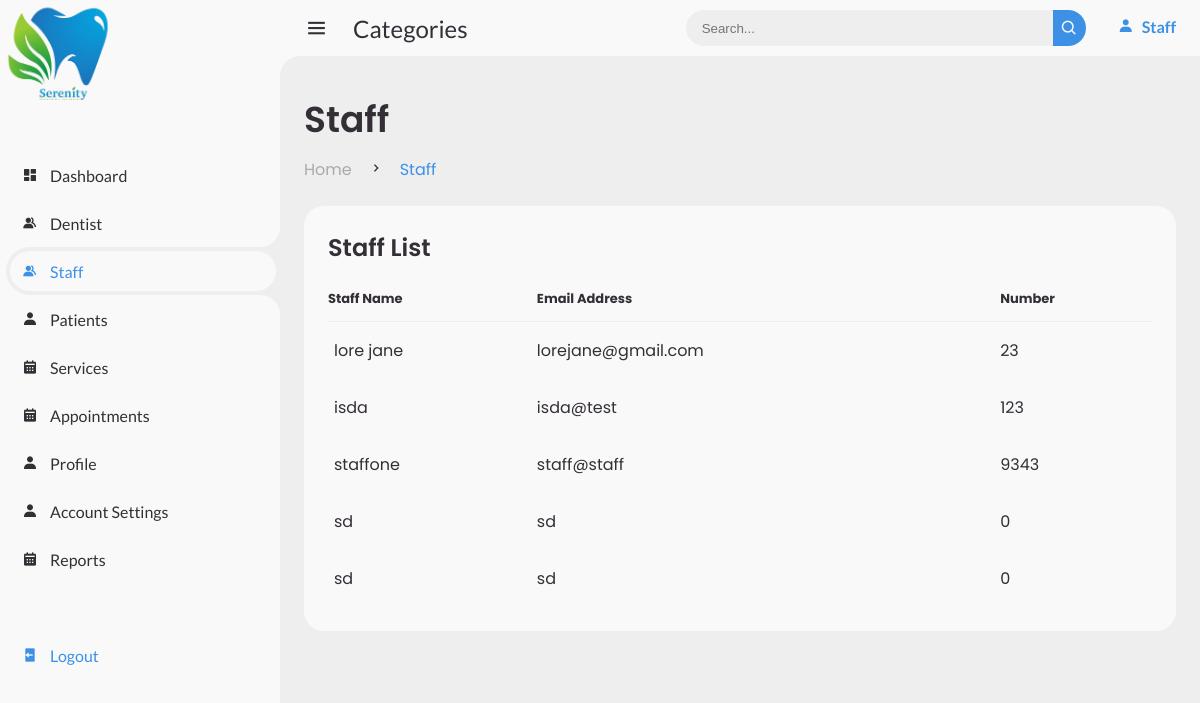
Page /staff.php on the committed database.
### tables this page shows
CREATE TABLE `tblstaff` (
  `staff_id` int(11) NOT NULL,
  `staff_fname` varchar(100) NOT NULL,
  `staff_cnum` int(100) NOT NULL,
  `staff_emailAdd` varchar(100) NOT NULL,
  `staff_age` int(10) NOT NULL
);

### staff.php (the view, shortened to what this page needs)
<!DOCTYPE html>
<html lang="en">
<head>
	<link href='https://unpkg.com/boxicons@2.0.9/css/boxicons.min.css' rel='stylesheet'>
	<link rel="stylesheet" href="css/main.css">
	<link rel="stylesheet" href="css/responsive.css">
</head>
<body>
	<section id="sidebar">
	<a href="#" class="logo">
		<img src="images/logo.png">
			</a>
		<ul class="side-menu top">
			<li>
				<a href="staffdashboard.php">
					<i class='bx bxs-dashboard' ></i>
					<span class="text">Dashboard</span>
				</a>
			</li>
			<li>
				<a href="staffdentist.php">
					<i class='bx bxs-group' ></i>
					<span class="text">Dentist</span>
				</a>
			</li>
			<li class="active">
				<a href="staff.php">
					<i class='bx bxs-group' ></i>
					<span class="text">Staff</span>
				</a>
			</li>
			<li>
				<a href="staffpatient.php">
					<i class='bx bxs-user' ></i>
					<span class="text">Patients</span>
				</a>
			</li>
			<li>
				<a href="staffservices.php">
					<i class='bx bxs-calendar' ></i>
					<span class="text">Services</span>
				</a>
			</li>
			<li>
				<a href="staffappointment.php">
					<i class='bx bxs-calendar' ></i>
					<span class="text">Appointments</span>
				</a>
			</li>
			<li>
				<a href="staffprofile.php">
					<i class='bx bxs-user' ></i>
					<span class="text">Profile</span>
				</a>
			</li>
			<li>
				<a href="staffaccountsettings.php">
					<i class='bx bxs-user' ></i>
					<span class="text">Account Settings</span>
				</a>
			</li>
			<li>
				<a href="reports.php">
					<i class='bx bxs-calendar' ></i>
					<span class="text">Reports</span>
				</a>
			</li>
		</ul>
		<ul class="side-menu">
			<li>
				<a class="logout">
					<i class='bx bxs-log-out'></i>
					<span class="text">Logout</span>
				</a>
			</li>
		</ul>
	</section>
	<section id="content">
		<nav>
			<i class='bx bx-menu'></i>
			<a href="#" class="nav-link">Categories</a>
			<form action="#">
				<div class="form-input">
					<input type="search" placeholder="Search...">
					<button type="submit" class="search-btn"><i class='bx bx-search' ></i></button>
				</div>
			</form>
			<a href="#" class="brand">
			<i class='bx bxs-user'></i>
			<span class="text">Staff</span>
		</a>
		</nav>
		<main>
			<div class="head-title">
				<div class="left">
					<h1>Staff</h1>
					<ul class="breadcrumb">
						<li>
							<a href="staffdashboard.php">Home</a>
						</li>
						<li><i class='bx bx-chevron-right' ></i></li>
						<li>
							<a class="active" href="staff.php">Staff</a>
						</li>
					</ul>
				</div>
			</div>
			<?php
        include "database/connection.php";
        $sql = 'SELECT * FROM tblstaff';
        $stmt = $conn->prepare($sql);
        $stmt->execute();
        $rs = $stmt->fetchAll(PDO::FETCH_ASSOC);
		echo"<div class='table-data'>";
		echo"	<div class='order'>";
		echo"			<div class='head'>";
		echo"			<h3>Staff List</h3>";
		echo"	 </div>";
		echo"			<table>";
		echo"				<thead>";
		echo"					<tr>";
		echo"						<th>Staff Name</th>";
		echo"						<th>Email Address</th>";
		echo"						<th>Number</th>";
		echo"					</tr>";
		echo"				</thead>";
		              foreach($rs as $staff){
		echo"				<tbody>";
		echo"				<tr>";
		echo"					<td>".$staff['staff_fname']."</td>";
		echo"					<td>".$staff['staff_emailAdd']."</td>";
		echo"					<td>".$staff['staff_cnum']."</td>";
		echo"					</tr>";}
		echo"				</tbody>";
		echo"			</table>";
		echo"		</div>";
		echo"		</div>";
		echo"</main>";
		?>
	</section>
</body>
</html>

### rows in the picture
tblstaff: staff_fname "lore jane", staff_emailAdd "lorejane@gmail.com", staff_cnum "23"
tblstaff: staff_fname "isda", staff_emailAdd "isda@test", staff_cnum "123"
tblstaff: staff_fname "staffone", staff_emailAdd "staff@staff", staff_cnum "9343"
tblstaff: staff_fname "sd", staff_emailAdd "sd", staff_cnum "0"
tblstaff: staff_fname "sd", staff_emailAdd "sd", staff_cnum "0"
